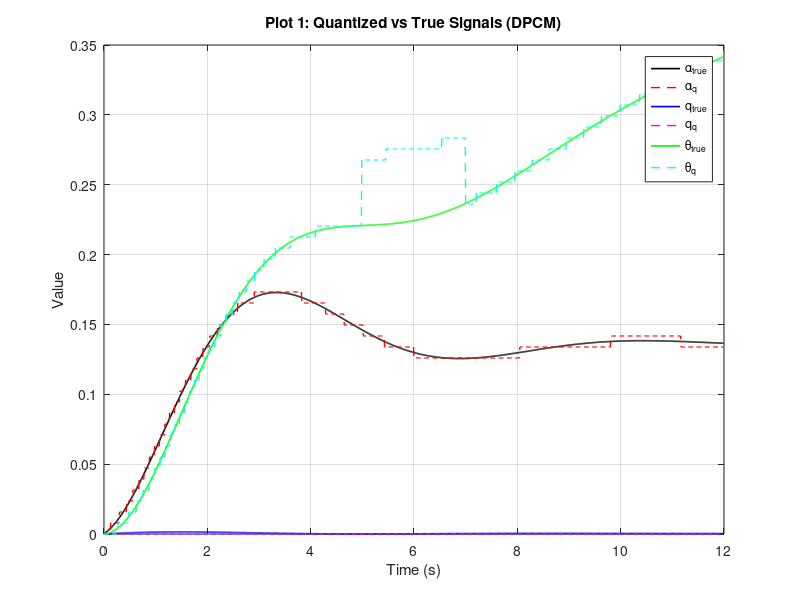
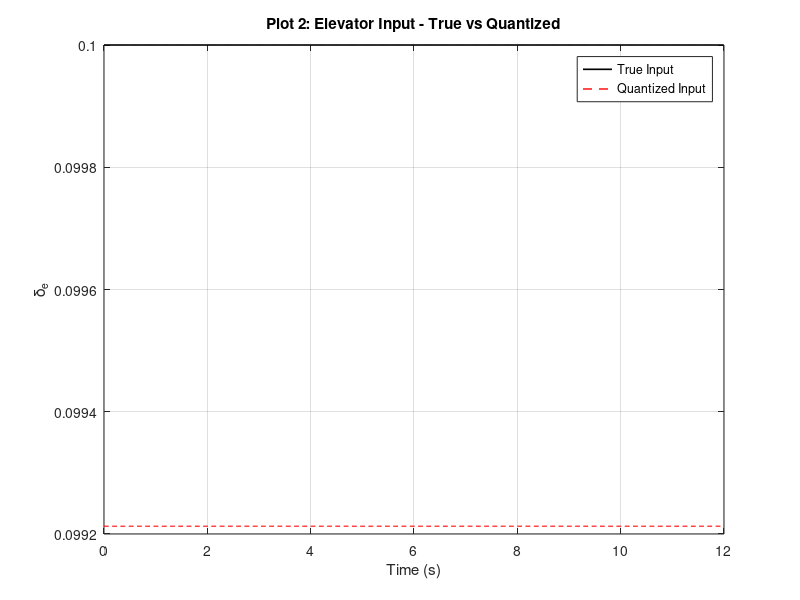
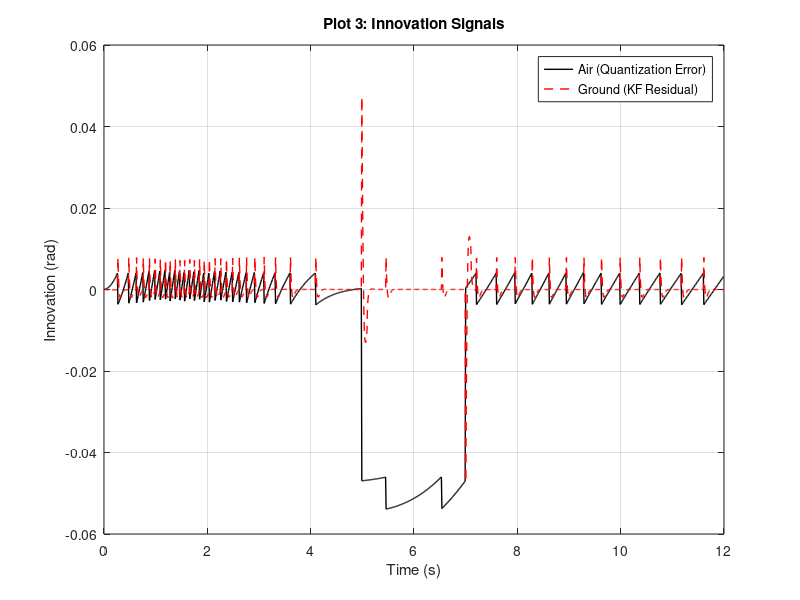
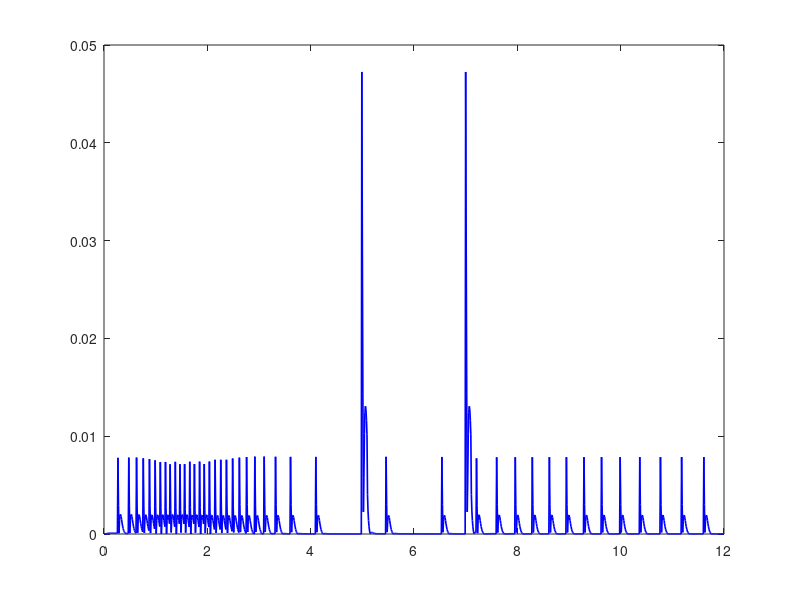

Here is the MATLAB script that generated these plots, in order: (Note: this script raises an error after producing the figures.)
clear; clc; close all;

%% Aircraft model A, B, C, D
A = [-0.313 56.7 0;
    -0.0139 -0.426 0;
     0       56.7  0];
B = [0.232; 0.0203; 0];
C = [0 0 1];

A_gnd = A; B_gnd = B; C_gnd = C;

Ts = 0.01;

sysd   = c2d(ss(A,B,C,0), Ts);
Ad = sysd.A; Bd = sysd.B; Cd = sysd.C;

sysd_g = c2d(ss(A_gnd,B_gnd,C_gnd,0), Ts);
Ad_g = sysd_g.A; Bd_g = sysd_g.B; Cd_g = sysd_g.C;

N   = 1200;
t   = (0:N-1)*Ts;
rad2deg = 180/pi;

fault_start = 500;
fault_end   = 700;

sigma_process = 0.0001;
sigma_sensor  = 0.005;

rng(1);

Q = 1e-5 * eye(3);
R = 1e-4;

Xair    = zeros(3,1);
Xground = zeros(3,1);
Pg      = eye(3);

u = 0.1 * ones(1, N);

%% DPCM quantization setup (replaces quant7)
% Each signal has its own predictor and step size
n_bits = 7;
levels = 2^n_bits;

% Limits per signal
alpha_lim = [-0.5 0.5];
q_lim     = [-1   1  ];
theta_lim = [-0.5 0.5];
de_lim    = [-0.3 0.3];

function code = dpcm_encode(x, pred, lim, n_bits)
    step = (lim(2) - lim(1)) / (2^n_bits - 1);
    err  = x - pred;
    code = round(err / step);
    code = max(-(2^(n_bits-1)), min(2^(n_bits-1)-1, code));
end

function [xq, pred_new] = dpcm_decode(code, pred, lim, n_bits)
    step    = (lim(2) - lim(1)) / (2^n_bits - 1);
    xq      = pred + code * step;
    xq      = max(lim(1), min(lim(2), xq));
    pred_new = xq;
end

%% Storage
x_air    = zeros(3, N);
x_ground = zeros(3, N);
alpha_q  = zeros(1, N);
q_q      = zeros(1, N);
theta_q  = zeros(1, N);
u_q      = zeros(1, N);
gnd_innovation = zeros(1, N);
residual       = zeros(1, N);
quant_err_y    = zeros(1, N);
y_dequantize   = zeros(1, N);
store_k        = zeros(3, N);
flag           = zeros(1, N);
Splus_hist     = zeros(1, N);
Sminus_hist    = zeros(1, N);

%% DPCM predictor states
pred_alpha = 0; pred_q = 0; pred_th = 0; pred_de = 0;

%% CUSUM
k_cusum = 0.02;
h_cusum = 0.15;
Splus   = 0;
Sminus  = 0;
flag_count = 0;
M = 5;

%% Adaptive KF buffer
innov_buffer = zeros(1, 10);
R_original   = R;

%% Main Loop
for k = 1:N
    v = sigma_sensor * randn(1,1);

    if k >= fault_start && k <= fault_end
        theta_F    = Xair(3) + 0.05;
        u_physical = u(k);
    else
        theta_F    = Xair(3);
        u_physical = u(k);
    end

    Xair = Ad * Xair + Bd * u_physical;
    Yair = Cd * Xair;

    %% DPCM encode
    code_a  = dpcm_encode(Xair(1),  pred_alpha, alpha_lim, n_bits);
    code_q  = dpcm_encode(Xair(2),  pred_q,     q_lim,     n_bits);
    code_th = dpcm_encode(theta_F,  pred_th,    theta_lim, n_bits);
    code_de = dpcm_encode(u_physical, pred_de,  de_lim,    n_bits);

    %% DPCM decode
    [aq,  pred_alpha] = dpcm_decode(code_a,  pred_alpha, alpha_lim, n_bits);
    [qq,  pred_q]     = dpcm_decode(code_q,  pred_q,     q_lim,     n_bits);
    [thq, pred_th]    = dpcm_decode(code_th, pred_th,    theta_lim, n_bits);
    [deq, pred_de]    = dpcm_decode(code_de, pred_de,    de_lim,    n_bits);

    alpha_q(k) = aq;
    q_q(k)     = qq;
    theta_q(k) = thq;
    u_q(k)     = deq;

    yq = thq;
    y_dequantize(k) = yq;

    %% Kalman on ground
    X_pred = Ad_g * Xground + Bd_g * u(k);
    Ppred  = Ad_g * Pg * Ad_g' + Q;

    innov = yq - Cd_g * X_pred;

    innov_buffer     = [innov_buffer(2:end), innov];
    moving_innov_var = var(innov_buffer);
    theoretical_var  = Cd_g * Ppred * Cd_g' + R_original;

    if moving_innov_var > theoretical_var
        R_adaptive = moving_innov_var;
    else
        R_adaptive = R_original;
    end

    K       = Ppred * Cd_g' / (Cd_g * Ppred * Cd_g' + R_adaptive);
    Xground = X_pred + K * innov;
    Pg      = (eye(3) - K * Cd_g) * Ppred;

    store_k(:, k)      = K;
    x_air(:, k)        = Xair;
    x_ground(:, k)     = Xground;
    gnd_innovation(k)  = innov;
    residual(k)        = abs(innov);
    quant_err_y(k)     = Yair - yq;

    %% CUSUM
    Splus  = max(0, Splus  + (innov  - k_cusum));
    Sminus = max(0, Sminus + (-innov - k_cusum));
    Splus_hist(k)  = Splus;
    Sminus_hist(k) = Sminus;

    if Splus > h_cusum || Sminus > h_cusum
        flag_count = flag_count + 1;
    else
        flag_count = 0;
    end
    if flag_count >= M
        flag(k) = 1;
    end
end

%% ---- PLOTS ----

% Plot 1: Quantized vs True signals
figure(1);
plot(t, x_air(1,:),  'k',  'LineWidth', 1.2); hold on;
plot(t, alpha_q,     'r--','LineWidth', 1);
plot(t, x_air(2,:),  'b',  'LineWidth', 1.2);
plot(t, q_q,         'm--','LineWidth', 1);
plot(t, x_air(3,:),  'g',  'LineWidth', 1.2);
plot(t, theta_q,     'c--','LineWidth', 1);
xlabel('Time (s)'); ylabel('Value');
legend('\alpha_{true}','\alpha_q','q_{true}','q_q','\theta_{true}','\theta_q');
title('Plot 1: Quantized vs True Signals (DPCM)');
grid on;

% Plot 2: Elevator input quantized vs true
figure(2);
plot(t, u,   'k', 'LineWidth', 1.2); hold on;
plot(t, u_q, 'r--','LineWidth', 1);
xlabel('Time (s)'); ylabel('\delta_e');
legend('True Input','Quantized Input');
title('Plot 2: Elevator Input - True vs Quantized');
grid on;

% Plot 3: Innovation signals
figure(3);
air_innov_signal = x_air(3,:) - y_dequantize;  % quantization error at sensor
plot(t, air_innov_signal, '-k', 'LineWidth', 1); hold on;
plot(t, gnd_innovation,   '--r','LineWidth', 1);
xlabel('Time (s)'); ylabel('Innovation (rad)');
title('Plot 3: Innovation Signals');
legend('Air (Quantization Error)','Ground (KF Residual)');
grid on;

% Plot 4: Fault detection - KF residual
figure(4);
detect_threshold = 3 * sqrt(R);
plot(t, residual, 'b', 'LineWidth', 1.2); hold on;
yline(detect_threshold, 'r--', 'Threshold', 'LineWidth', 1.5);
xlabel('Time (s)'); ylabel('|Innovation|');
title('Plot 4: Fault Detection (KF Residual)');
grid on;

% Plot 5: State estimation - theta
figure(5);
plot(t, x_air(3,:)    * rad2deg, '-k', 'LineWidth', 1.2); hold on;
plot(t, x_ground(3,:) * rad2deg, '--r','LineWidth', 1.2);
xlabel('Time (s)'); ylabel('\theta (deg)');
legend('Air (True)','Ground (KF Estimate)');
title('Plot 5: State Estimation (\theta)');
grid on;

% Plot 6: Direct fault - air minus ground (pitch rate q)
figure(6);
plot(t, (x_air(2,:) - x_ground(2,:)) * rad2deg, 'LineWidth', 1.2);
xlabel('Time (s)'); ylabel('q_{air} - q_{ground} (deg/s)');
title('Plot 6: Direct Fault Detection (Air - Ground Pitch Rate)');
grid on;

% Plot 7: CUSUM statistics
figure(7);
plot(t, Splus_hist,  'b', 'LineWidth', 1.2); hold on;
plot(t, Sminus_hist, 'r', 'LineWidth', 1.2);
yline(h_cusum, 'k--', 'CUSUM Threshold', 'LineWidth', 1.5);
xlabel('Time (s)'); ylabel('CUSUM Statistic');
legend('S^+','S^-','Threshold');
title('Plot 7: CUSUM Statistics');
grid on;

% Plot 8: Kalman gains over time
figure(8);
plot(t, store_k(1,:), 'r', 'LineWidth', 1.2); hold on;
plot(t, store_k(2,:), 'g', 'LineWidth', 1.2);
plot(t, store_k(3,:), 'b', 'LineWidth', 1.2);
xlabel('Time (s)'); ylabel('Gain Magnitude');
legend('K_{\alpha}','K_q','K_{\theta}');
title('Plot 8: Kalman Gains Over Time');
grid on;

% Plot 9: State estimation performance (combined)
figure(9);
subplot(2,1,1);
plot(t, x_air(3,:)    * rad2deg, '-k', 'LineWidth', 1.2); hold on;
plot(t, x_ground(3,:) * rad2deg, '--r','LineWidth', 1.2);
ylabel('\theta (deg)');
legend('True','KF Estimate');
title('State Estimation Performance');
grid on;

subplot(2,1,2);
plot(t, (x_air(2,:) - x_ground(2,:)) * rad2deg, 'm', 'LineWidth', 1.2);
ylabel('\Delta q (deg/s)');
xlabel('Time (s)');
legend('Estimation Error (q)');
grid on;
